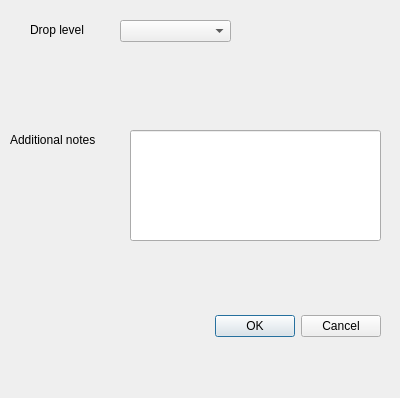
<?xml version="1.0" encoding="UTF-8"?>
<ui version="4.0">
 <class>Dialog</class>
 <widget class="QDialog" name="Dialog">
  <property name="geometry">
   <rect>
    <x>0</x>
    <y>0</y>
    <width>400</width>
    <height>398</height>
   </rect>
  </property>
  <property name="windowTitle">
   <string>Dialog</string>
  </property>
  <widget class="QDialogButtonBox" name="buttonBox">
   <property name="geometry">
    <rect>
     <x>40</x>
     <y>310</y>
     <width>341</width>
     <height>32</height>
    </rect>
   </property>
   <property name="orientation">
    <enum>Qt::Horizontal</enum>
   </property>
   <property name="standardButtons">
    <set>QDialogButtonBox::Cancel|QDialogButtonBox::Ok</set>
   </property>
  </widget>
  <widget class="QLineEdit" name="note_edit">
   <property name="geometry">
    <rect>
     <x>130</x>
     <y>130</y>
     <width>251</width>
     <height>111</height>
    </rect>
   </property>
  </widget>
  <widget class="QLabel" name="relation_label_3">
   <property name="geometry">
    <rect>
     <x>10</x>
     <y>130</y>
     <width>101</width>
     <height>20</height>
    </rect>
   </property>
   <property name="text">
    <string>Additional notes</string>
   </property>
  </widget>
  <widget class="QComboBox" name="ctype_box">
   <property name="geometry">
    <rect>
     <x>120</x>
     <y>20</y>
     <width>111</width>
     <height>22</height>
    </rect>
   </property>
   <item>
    <property name="text">
     <string/>
    </property>
   </item>
   <item>
    <property name="text">
     <string>Subject</string>
    </property>
   </item>
   <item>
    <property name="text">
     <string>Visit</string>
    </property>
   </item>
   <item>
    <property name="text">
     <string>Study</string>
    </property>
   </item>
  </widget>
  <widget class="QLabel" name="relation_label_4">
   <property name="geometry">
    <rect>
     <x>30</x>
     <y>20</y>
     <width>101</width>
     <height>20</height>
    </rect>
   </property>
   <property name="text">
    <string>Drop level</string>
   </property>
  </widget>
 </widget>
 <resources/>
 <connections>
  <connection>
   <sender>buttonBox</sender>
   <signal>accepted()</signal>
   <receiver>Dialog</receiver>
   <slot>accept()</slot>
   <hints>
    <hint type="sourcelabel">
     <x>248</x>
     <y>254</y>
    </hint>
    <hint type="destinationlabel">
     <x>157</x>
     <y>274</y>
    </hint>
   </hints>
  </connection>
  <connection>
   <sender>buttonBox</sender>
   <signal>rejected()</signal>
   <receiver>Dialog</receiver>
   <slot>reject()</slot>
   <hints>
    <hint type="sourcelabel">
     <x>316</x>
     <y>260</y>
    </hint>
    <hint type="destinationlabel">
     <x>286</x>
     <y>274</y>
    </hint>
   </hints>
  </connection>
 </connections>
</ui>
